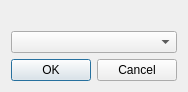
<?xml version="1.0" encoding="UTF-8"?>
<ui version="4.0">
 <class>UtilItemPicker</class>
 <widget class="QDialog" name="UtilItemPicker">
  <property name="geometry">
   <rect>
    <x>0</x>
    <y>0</y>
    <width>174</width>
    <height>86</height>
   </rect>
  </property>
  <property name="windowTitle">
   <string>Item Picker</string>
  </property>
  <layout class="QGridLayout" name="Layout">
   <property name="sizeConstraint">
    <enum>QLayout::SetFixedSize</enum>
   </property>
   <item row="0" column="0">
    <widget class="QLabel" name="label"/>
   </item>
   <item row="1" column="0">
    <widget class="QComboBox" name="edit"/>
   </item>
   <item row="2" column="0">
    <widget class="QDialogButtonBox" name="box">
     <property name="orientation">
      <enum>Qt::Horizontal</enum>
     </property>
     <property name="standardButtons">
      <set>QDialogButtonBox::Ok|QDialogButtonBox::Cancel</set>
     </property>
    </widget>
   </item>
  </layout>
 </widget>
 <resources/>
 <connections>
  <connection>
   <sender>box</sender>
   <signal>accepted()</signal>
   <receiver>UtilItemPicker</receiver>
   <slot>accept()</slot>
   <hints>
    <hint type="sourcelabel">
     <x>248</x>
     <y>254</y>
    </hint>
    <hint type="destinationlabel">
     <x>157</x>
     <y>274</y>
    </hint>
   </hints>
  </connection>
  <connection>
   <sender>box</sender>
   <signal>rejected()</signal>
   <receiver>UtilItemPicker</receiver>
   <slot>reject()</slot>
   <hints>
    <hint type="sourcelabel">
     <x>316</x>
     <y>260</y>
    </hint>
    <hint type="destinationlabel">
     <x>286</x>
     <y>274</y>
    </hint>
   </hints>
  </connection>
 </connections>
</ui>
